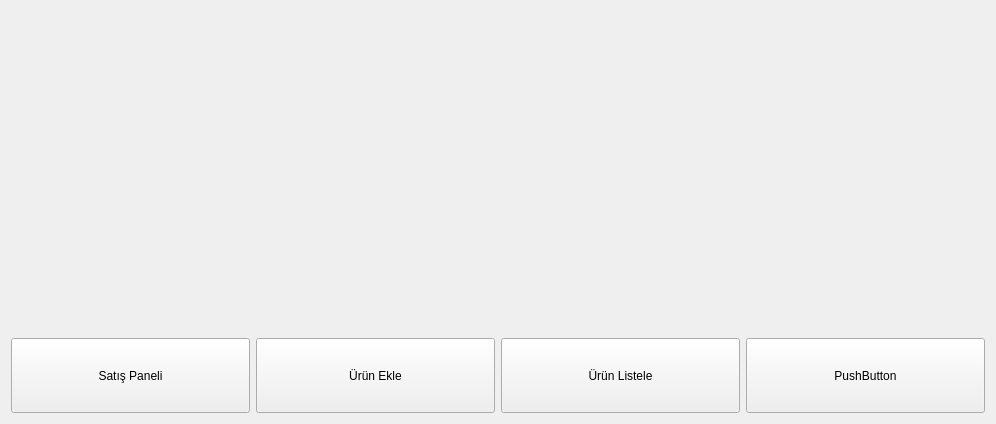
<?xml version="1.0" encoding="UTF-8"?>
<ui version="4.0">
 <class>MainPage</class>
 <widget class="QWidget" name="MainPage">
  <property name="geometry">
   <rect>
    <x>0</x>
    <y>0</y>
    <width>996</width>
    <height>424</height>
   </rect>
  </property>
  <property name="windowTitle">
   <string>Form</string>
  </property>
  <layout class="QVBoxLayout" name="verticalLayout">
   <item>
    <spacer name="verticalSpacer">
     <property name="orientation">
      <enum>Qt::Vertical</enum>
     </property>
     <property name="sizeHint" stdset="0">
      <size>
       <width>20</width>
       <height>312</height>
      </size>
     </property>
    </spacer>
   </item>
   <item>
    <layout class="QHBoxLayout" name="horizontalLayout">
     <item>
      <widget class="QPushButton" name="salePanelPushButton">
       <property name="minimumSize">
        <size>
         <width>150</width>
         <height>75</height>
        </size>
       </property>
       <property name="text">
        <string>Satış Paneli</string>
       </property>
      </widget>
     </item>
     <item>
      <widget class="QPushButton" name="addProductPushButton">
       <property name="minimumSize">
        <size>
         <width>150</width>
         <height>75</height>
        </size>
       </property>
       <property name="text">
        <string>Ürün Ekle</string>
       </property>
      </widget>
     </item>
     <item>
      <widget class="QPushButton" name="listProducts">
       <property name="minimumSize">
        <size>
         <width>150</width>
         <height>75</height>
        </size>
       </property>
       <property name="text">
        <string>Ürün Listele</string>
       </property>
      </widget>
     </item>
     <item>
      <widget class="QPushButton" name="pushButton_5">
       <property name="minimumSize">
        <size>
         <width>150</width>
         <height>75</height>
        </size>
       </property>
       <property name="text">
        <string>PushButton</string>
       </property>
      </widget>
     </item>
    </layout>
   </item>
  </layout>
 </widget>
 <resources/>
 <connections/>
</ui>
